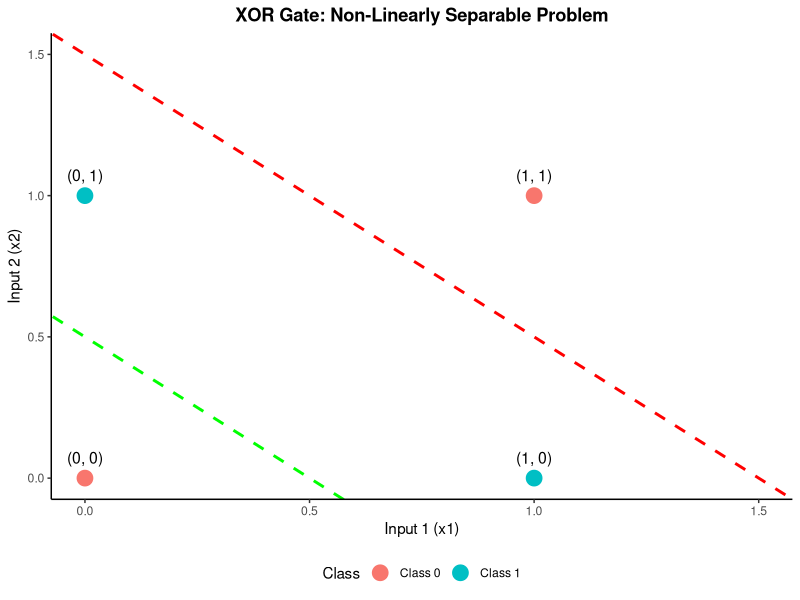
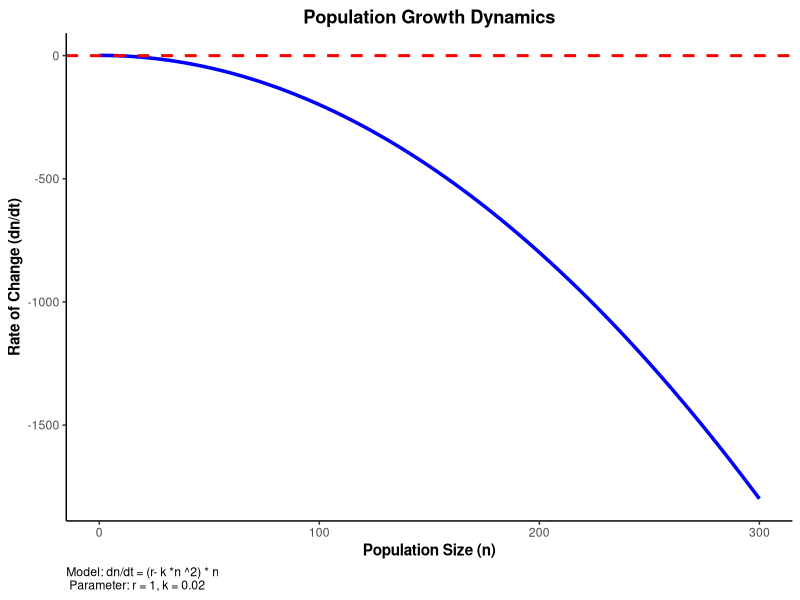
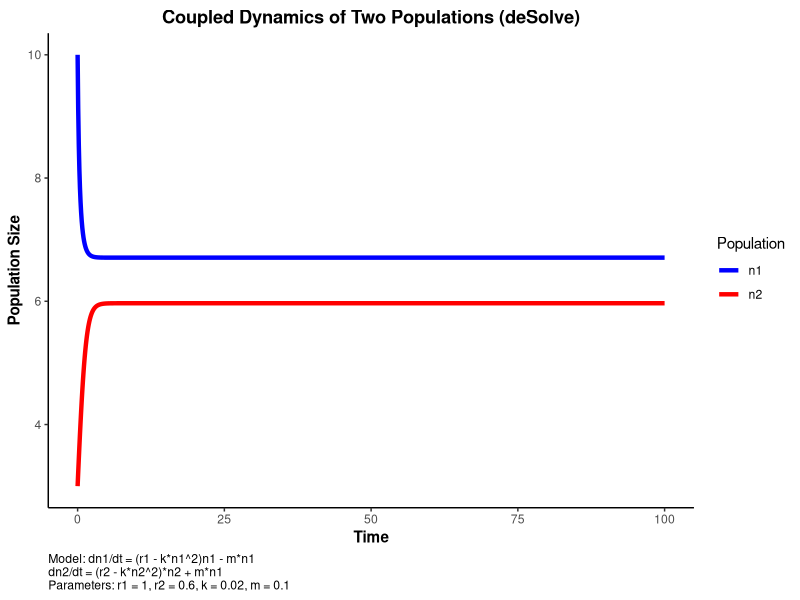
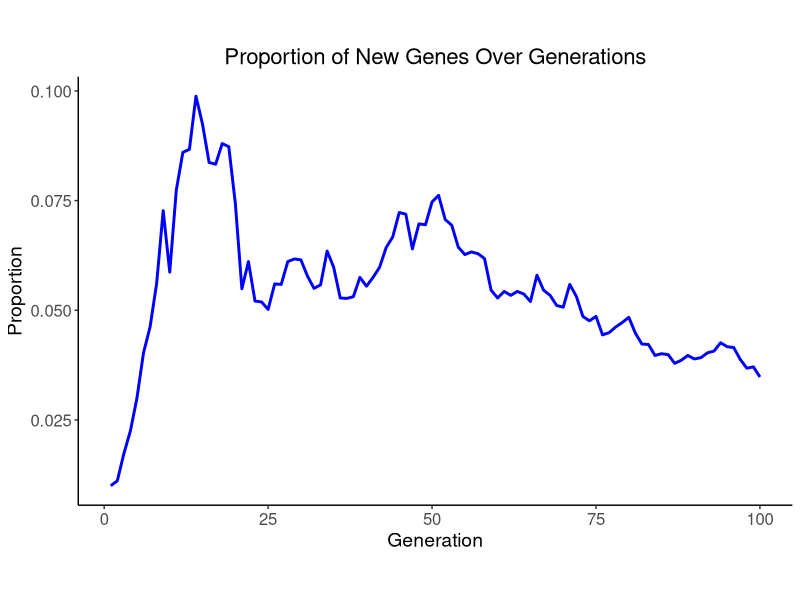
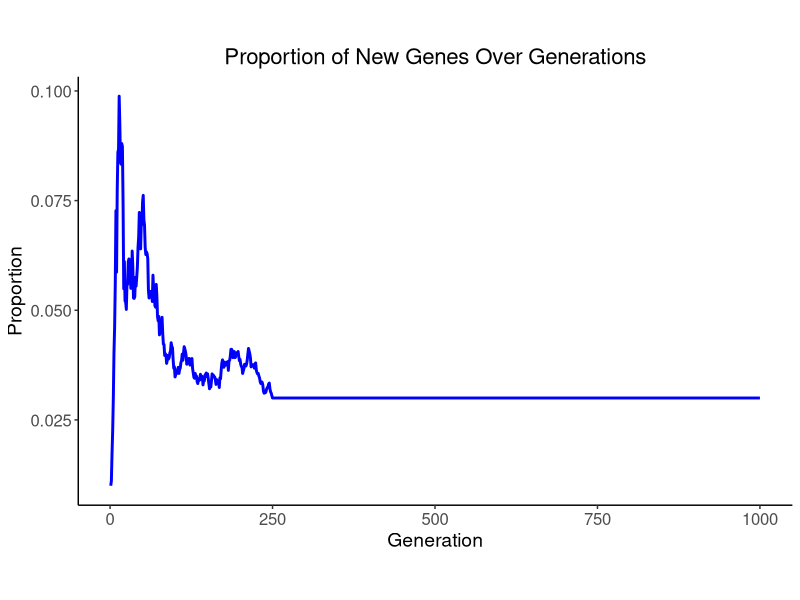
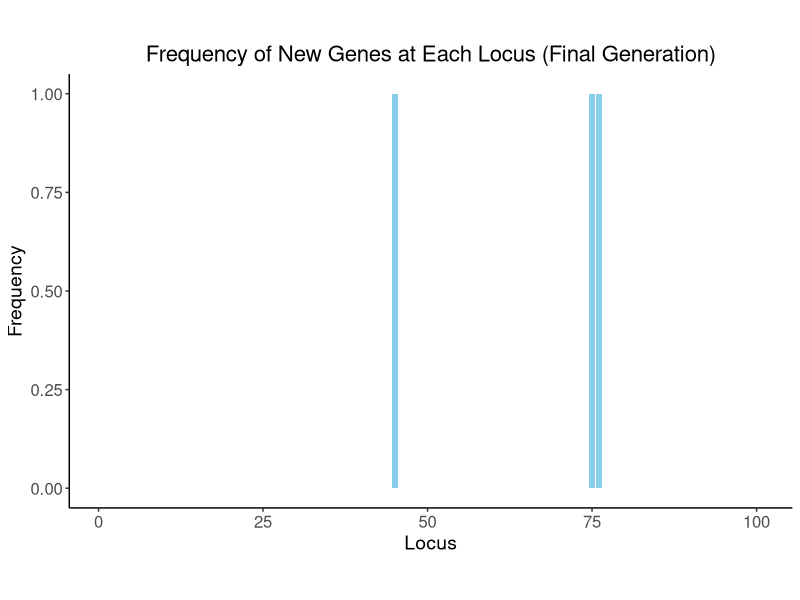
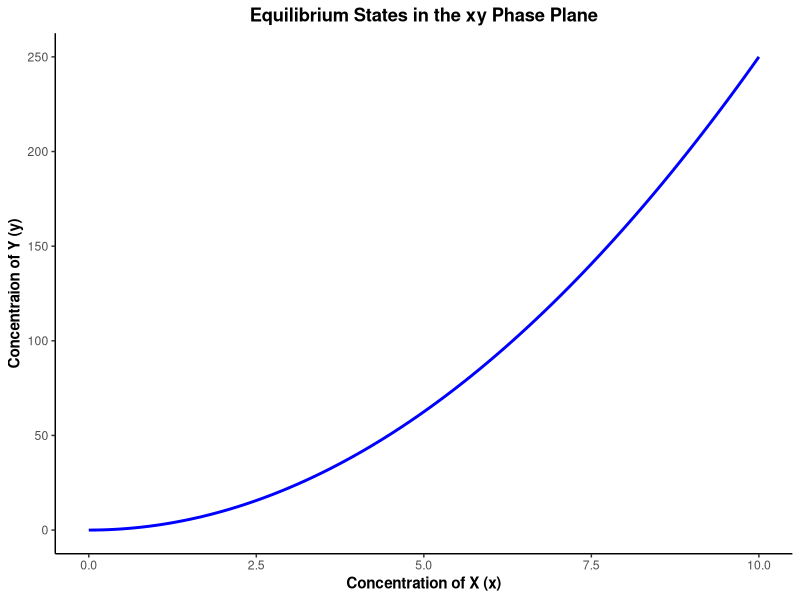
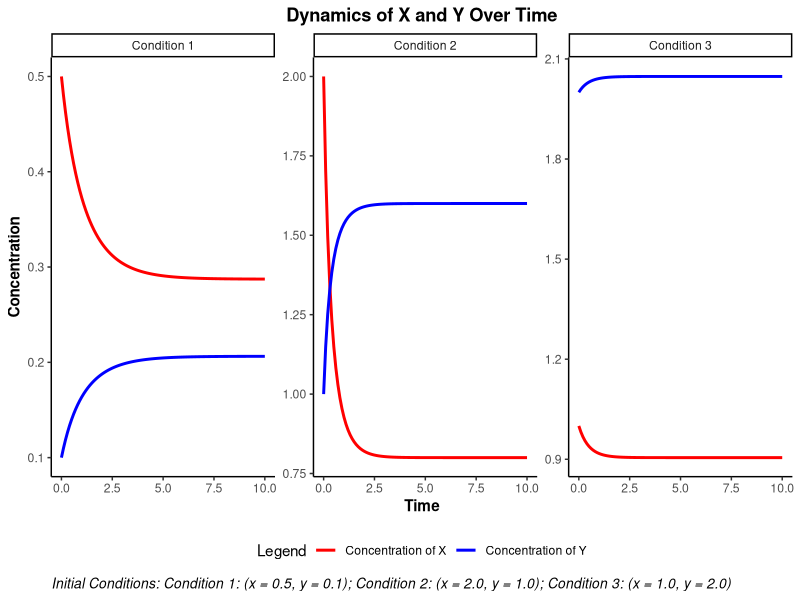

Generate these figures, in order, with R:
## ---- chunk 1
# Create a dataframe for the XOR truth table
xor_truth_table = data.frame(
  Input1 = c(0,0,1,1),
  Input2 = c(0,1,0,1),
  XOR_Output = c(0,1,1,0)
)

knitr::kable(xor_truth_table, col.names = c("Input 1 (x1)","Input 2 (x2)","XOR Output (y)"))
## ---- chunk 2
# Clear environment
rm(list = ls())

# Load necessary library
library(ggplot2)

# Create the XOR truth table as a data frame
xor_data = data.frame(
  Input1 = c(0, 0, 1, 1),
  Input2 = c(0, 1, 0, 1),
  Output = c(0, 1, 1, 0)
)

# Add a column for the class label
xor_data$Class = factor(xor_data$Output, labels = c("Class 0", "Class 1"))

# Plot the XOR data
xor_plot = ggplot(xor_data, aes(x = Input1, y = Input2, color = Class)) +
  geom_point(size = 5) +
  geom_abline(intercept = 0.5, slope = -1, linetype = "dashed", color = "green", linewidth = 1) +
  geom_abline(intercept = 1.5, slope = -1, linetype = "dashed", color = "red", linewidth = 1) +
  annotate("text", x = 0, y = 0, label = "(0, 0)", vjust = -1.2, size = 4) +
  annotate("text", x = 0, y = 1, label = "(0, 1)", vjust = -1.2, size = 4) +
  annotate("text", x = 1, y = 0, label = "(1, 0)", vjust = -1.2, size = 4) +
  annotate("text", x = 1, y = 1, label = "(1, 1)", vjust = -1.2, size = 4) +
  coord_cartesian(xlim = c(0.0, 1.5), ylim = c(0.0, 1.5)) +
  labs(
    title = "XOR Gate: Non-Linearly Separable Problem",
    x = "Input 1 (x1)",
    y = "Input 2 (x2)",
    color = "Class"
  ) +
  theme_classic() +
  theme(
    plot.title = element_text(hjust = 0.5, face = "bold"),
    legend.position = "bottom"
  )

# Display the plot
xor_plot

#ggsave("xor_plot.png",path = "./exam_plots", width = 7, height =5 , dpi=700)
## ---- chunk 3

# Create a data frame for the difference between binary and continuous genetic algorithms
genetic_algorithms = data.frame(
  slno = c(1,2,3,4),
  binary = c(
    "Solutions (individuals) are encoded as binary strings (e.g., 0 and 1).",
    "Operates in a discrete search space.",
    "Uses bitwise operations like flipping (mutation) and binary crossover.",
    "Limited precision due to binary encoding (depends on string length)."
  ),
  continuous = c(
    "Solutions are represented as real-valued (decimal) numbers.",
    "Operates in a continuous search space.",
    "Uses operations like Gaussian mutation and arithmetic crossover.",
    "High precision as real numbers directly represent the solution."
  )

)

# Generate the table using knitr::kable
knitr::kable(genetic_algorithms, col.names = c("Sl No","Binary Genetic Algorithm", "Continuous Genetic Algorithm"))
## ---- chunk 4
rm(list = ls())
library(ggplot2)

# Parameter Initialization
r = 1 # Intrinsic growth factor
k = 0.02 # Strength of density dependence

n = seq(0,300,by=0.1)

# Population dynamics equation
pop_eqn = function (n) {
  return (r - k*n^2)*n
}

# Rate of change of population
dndt = pop_eqn(n)

# Create a data frame for plotting
popdata = data.frame(n = n, dndt = dndt)

pop_growth_dynamics = ggplot(data = popdata, aes(x = n, y = dndt)) +
  geom_line(color = "blue", linewidth = 1.2) +
  geom_hline(yintercept = 0, color="red",linetype = "dashed", linewidth = 1)+
  labs(
    title = "Population Growth Dynamics",
    x = "Population Size (n)",
    y = "Rate of Change (dn/dt)",
    caption = "Model: dn/dt = (r- k *n ^2) * n\n Parameter: r = 1, k = 0.02"
  ) +
  theme_classic() + 
  theme(
    plot.title = element_text(hjust = 0.5, vjust = 0.5, face = "bold"),
    axis.title = element_text(face = "bold"),
    plot.caption = element_text(hjust = 0)
  )

pop_growth_dynamics
#ggsave("population_dynamics.png",path = "./exam_plots", width = 7, height =5 , dpi=700)
## ---- chunk 5
rm(list = ls())
# Importing libraries
library(deSolve)
library(ggplot2)
library(tidyr)

# Define the coupled population dynamics
coupled_dynamics = function (t,state,params) {
  # Unpack the parameters
  r1 = params["r1"]
  r2 = params["r2"]
  k = params["k"]
  m = params["m"]
  
  # State Variables
  n1 = state["n1"]
  n2 = state["n2"]
  
  # Dynamics
  dn1dt = (r1 - k * n1^2) * n1 - m*n1
  dn2dt = (r2 - k * n2^2) * n2 + m*n1
  
  # Return rates of changes as a list
  list(c(dn1dt,dn2dt))

}


# The params and initial_state cane be changed accordingly
# Parameters
params = c(r1=1,r2=0.6,k=0.02, m=0.1)

# Initial population sizes
initial_state = c(n1 = 10, n2 = 3)

# Time steps
timevec = seq(0,100,by=0.1)

# Solve using the ode function from deSolve package
output = ode(y = initial_state, times = timevec, func = coupled_dynamics, parms = params)

# Convert output to a data frame for plotting
output_df = as.data.frame(output)

# Reshape for ggplot2
population_data = pivot_longer(output_df, cols = c("n1","n2"), names_to = "Population", values_to = "Size")

# Plotting the results
coupled_dynamics_plot = ggplot(data = population_data, aes(x = time, y = Size, color = Population)) +
  scale_color_manual(values = c("n1" = "blue", "n2" = "red")) +
  geom_line(linewidth = 1.5) +
  labs(
    title = "Coupled Dynamics of Two Populations (deSolve)",
    x = "Time",
    y = "Population Size",
    caption = "Model: dn1/dt = (r1 - k*n1^2)n1 - m*n1\ndn2/dt = (r2 - k*n2^2)*n2 + m*n1\nParameters: r1 = 1, r2 = 0.6, k = 0.02, m = 0.1"
  ) +
  theme_classic() +
  theme(
    plot.title = element_text(hjust = 0.5, vjust = 0.5, face = "bold"),
    axis.title = element_text(face = "bold"),
    plot.caption = element_text(hjust = 0)
  )

coupled_dynamics_plot
# Save the plot as a high resolution image
#ggsave("coupled_dynamics.png",path = "./exam_plots", width = 7, height =5 , dpi=700)

## ---- chunk 6
rm(list = ls())

# Function for recombination
recombination_func = function(parent1, parent2) {
  # Check if the two parent genome are of the same length
  if (length(parent1) != length(parent2)) {
    stop("Parent genomes must be of the same length")
  }
  
  # Get the genome length 
  genome_length = length(parent1)
  
  # Randomly select a crossover point (1 to genome_length - 1)
  crossover_point = sample(1:(genome_length - 1),1)
  
  # Create offspring by combining parts of the two parent genomes
  offspring = c(parent1[1:crossover_point],parent2[(crossover_point+1):genome_length])
  
  return(offspring)
}

# To ensure the same results every time, we will set the seed.
# set.seed(42)
parent1 = c(0,1,1,0,1) # Parent 1 genome
parent2 = c(1,0,0,1,0) # Parent 2 genome

offspring = recombination_func(parent1,parent2)
cat("Parent 1 Genome: ", parent1, "\n")
cat("Parent 2 Genome: ", parent2, "\n")
cat("Offspring Genome: ", offspring, "\n")

## ---- chunk 7
rm(list = ls())


# Set the random state
set.seed(18)
# Function for recombination
recombination_func = function(parent1, parent2) {
  # Check if the two parent genome are of the same length
  if (length(parent1) != length(parent2)) {
    stop("Parent genomes must be of the same length")
  }
  
  # Get the genome length 
  genome_length = length(parent1)
  
  # Randomly select a crossover point (1 to genome_length - 1)
  crossover_point = sample(1:(genome_length - 1),1)
  
  # Create offspring by combining parts of the two parent genomes
  offspring = c(parent1[1:crossover_point],parent2[(crossover_point+1):genome_length])
  
  return(offspring)
}

# Simulation parameters
n = 10
L = 8
generations = 10 # Note: I have on purpose set the generations to 10, for better visualization of results. This can be set to 100 as well, but comment out the cat commands, or you might end up getting a lot of things in the display.

# Initialize the population: start with one individual with a completely foreign genome
population = matrix(0,nrow = n, ncol = L)
population[1, ] = rep(1,L) # First individual has a completely foreign genome


# Function to simulate one generation
simulate_generation = function(current_population, n, L, gen_number) {
  next_population = matrix(0, nrow = n, ncol = L) # Initialize the next generation
  
  cat("Generation: ",gen_number, "\n")
  
  for (i in 1:n) {
    # Randomly select two parents
    parents_indices = sample(1:n, 2, replace = TRUE)
    parents = current_population[parents_indices, ]
    
    cat("Parents for offspring ", i , ":\n")
    cat("Parent 1 (Index ",parents_indices[1], "):", parents[1,], "\n")
    cat("Parent 2 (Index ",parents_indices[2], "):", parents[2,], "\n")
    
    # Generate an offspring
    offspring = recombination_func(parents[1,], parents[2,])
    cat("Offspring ", i, ":", offspring,"\n\n" )
    
    # Add the offspring to the next generation
    next_population[i, ] = offspring
  
  }
  
  return(next_population)
}

# Run the simulation
for (gen in 1:generations) {
  population = simulate_generation(population, n, L, gen)
  cat("Population at the end of Generation ", gen, ":\n")
  print(population)
  cat("\n-------------------------------------------\n")
}


## ---- chunk 8
rm(list = ls())

# Importing Libraries
library(ggplot2)

#The random state was set to 15 for this analysis. Initial explorations with different random states (e.g., 12 and 18) revealed varying dynamics in the frequency of the new gene type. A random state of 18 produced a wave-like pattern, with the new gene type nearly disappearing before reappearing, a trend that diminished with increasing generations. A random state of 12 showed an immediate sharp decline in the new gene type. The random state of 15 was ultimately selected as it provided a clearer and more sustained observation of the trend of interest.

set.seed(15) 
# Function for recombination
recombination_func = function(parent1, parent2) {
  # Check if the two parent genome are of the same length
  if (length(parent1) != length(parent2)) {
    stop("Parent genomes must be of the same length")
  }
  
  # Get the genome length 
  genome_length = length(parent1)
  
  # Randomly select a crossover point (1 to genome_length - 1)
  crossover_point = sample(1:(genome_length - 1),1)
  
  # Create offspring by combining parts of the two parent genomes
  offspring = c(parent1[1:crossover_point],parent2[(crossover_point+1):genome_length])
  
  return(offspring)
}

# Simulation parameters
n = 100
L = 100
generations = 100

# Initialize the population: start with one individual with a completely foreign genome
population = matrix(0,nrow = n, ncol = L)
population[1, ] = rep(1,L) # First individual has a completely foreign genome


# Function to simulate one generation
simulate_generation = function(current_population, n, L, gen_number) {
  next_population = matrix(0, nrow = n, ncol = L) # Initialize the next generation
  
  for (i in 1:n) {
    # Randomly select two parents
    parents_indices = sample(1:n, 2, replace = TRUE)
    parents = current_population[parents_indices, ]
    
    # Generate an offspring
    offspring = recombination_func(parents[1,], parents[2,])
    
    # Add the offspring to the next generation
    next_population[i, ] = offspring
  
  }
  
  return(next_population)
}


# Track the proportion of new genes in the population
proportion_new_genes = numeric(generations)

# Run the simulation
for (gen in 1:generations) {
  proportion_new_genes[gen] = sum(population) /(n*L)
  population = simulate_generation(population, n, L, gen)
}

# Create a data frame from plotting
data = data.frame(
  Generation = 1:generations,
  Proportion = proportion_new_genes
)

# Plot the result
prop_gene_plot = ggplot(data, aes(x = Generation, y = Proportion)) +
  geom_line(color = "blue", linewidth = 1) +
  labs(
    title = "Proportion of New Genes Over Generations",
    x = "Generation",
    y = "Proportion"
  ) +
  theme_classic() + 
  theme(
    plot.title = element_text(hjust = 0.5, size = 16),
    axis.title = element_text(size = 14),
    axis.text = element_text(size = 12),
    aspect.ratio = 0.6
  )

prop_gene_plot

#ggsave("prop_new_genes.png",path = "./exam_plots", width = 7, height =5 , dpi=700)
## ---- chunk 9
rm(list = ls())

# Importing Libraries
library(ggplot2)
library(dplyr)

set.seed(15)

# Function for recombination
recombination_func = function(parent1, parent2) {
  if (length(parent1) != length(parent2)) {
    stop("Parent genomes must be of the same length")
  }
  
  genome_length = length(parent1)
  crossover_point = sample(1:(genome_length - 1), 1)
  offspring = c(parent1[1:crossover_point], parent2[(crossover_point + 1):genome_length])
  return(offspring)
}

# Simulation parameters
n = 100  # Population size
L = 100  # Genome length
generations = 1000

# Initialize the population
population = matrix(0, nrow = n, ncol = L)
population[1, ] = rep(1, L)  # First individual has a completely foreign genome

# Function to simulate one generation
simulate_generation = function(current_population, n, L) {
  next_population = matrix(0, nrow = n, ncol = L)
  
  for (i in 1:n) {
    parents_indices = sample(1:n, 2, replace = TRUE)
    parents = current_population[parents_indices, ]
    offspring = recombination_func(parents[1, ], parents[2, ])
    next_population[i, ] = offspring
  }
  
  return(next_population)
}

# Track the proportion of new genes and locus-specific frequencies
proportion_new_genes = numeric(generations)
locus_frequencies = matrix(0, nrow = generations, ncol = L)

# Run the simulation
for (gen in 1:generations) {
  proportion_new_genes[gen] = sum(population) / (n * L)
  locus_frequencies[gen, ] = colMeans(population)  # Track frequency at each locus
  population = simulate_generation(population, n, L)
}

# Data preparation for overall proportion plot
data = data.frame(
  Generation = 1:generations,
  Proportion = proportion_new_genes
)

# Plot the overall proportion of new genes
prop_gene_plot = ggplot(data, aes(x = Generation, y = Proportion)) +
  geom_line(color = "blue", linewidth = 1) +
  labs(
    title = "Proportion of New Genes Over Generations",
    x = "Generation",
    y = "Proportion"
  ) +
  theme_classic() + 
  theme(
    plot.title = element_text(hjust = 0.5, size = 16),
    axis.title = element_text(size = 14),
    axis.text = element_text(size = 12),
    aspect.ratio = 0.6
  )
# Prepare data for locus-specific frequencies plot (final generation)
final_gen_df = data.frame(
  Locus = 1:L,
  Frequency = locus_frequencies[generations, ]
)

# Plot locus-specific frequencies in the final generation
final_freq_plot = ggplot(final_gen_df, aes(x = Locus, y = Frequency)) +
  geom_bar(stat = "identity", fill = "skyblue") +
  labs(
    title = "Frequency of New Genes at Each Locus (Final Generation)",
    x = "Locus",
    y = "Frequency"
  ) +
  theme_classic() +
  theme(
    plot.title = element_text(hjust = 0.5, size = 16),
    axis.title = element_text(size = 14),
    axis.text = element_text(size = 12),
    aspect.ratio = 0.6
  )

# Save the locus-specific plot
#ggsave("final_locus_frequencies.png", final_freq_plot, path = "exam_plots/", width = 7, height = 5, dpi = 700)
#ggsave("prop_gene_plot.png", prop_gene_plot, path = "exam_plots/", width = 7, height = 5, dpi = 700)

# Display the plots in RStudio
prop_gene_plot
final_freq_plot


## ---- chunk 10
rm(list = ls())

# Importing Libraries
library(ggplot2)

# Define parameters
k = 0.5
mu = 0.2

# Generate a sequence of x values (non-negative as the chemical concentration cannot be less than zero.)
x_values = seq(0,10,by=0.1)

# Calculate corresponding y values using the equilibrium condition: y = (k/mu)*x^2
y_values = (k/mu) * x_values^2

# Create a data frame for plotting
eqb_data = data.frame(x = x_values, y = y_values)

# Plot the equilibrium curve in the xy phase plane
eqb_curve = ggplot(data = eqb_data, aes(x,y)) + 
  geom_line(color = "blue", linewidth = 1) +
  labs(
    title = "Equilibrium States in the xy Phase Plane",
    x = "Concentration of X (x)",
    y = "Concentraion of Y (y)",
  ) + 
  theme_classic() +
  theme(
    plot.title = element_text(hjust = 0.5, face = "bold"),
    axis.title = element_text(face = "bold"),
  )

eqb_curve

# Save the plot
#ggsave("eqb_phase_plane.png",path = "./exam_plots", width = 7, height =5 , dpi=700)

## ---- chunk 11
rm(list = ls())

# Import Required Libraries
library(deSolve)
library(ggplot2)

# Define the ODE system for reaction dynamics
reaction_dynamics = function(t, state, parameters) {
  x = state[1]
  y = state[2]
  
  k = parameters$k  # Forward reaction rate constant (positive)
  mu = parameters$mu  # Backward reaction rate constant (positive)
  
  dxdt = -(2 * k * x^2) + (2 * mu * y)
  dydt = (k * x^2) - (mu * y)
  
  return(list(c(dxdt, dydt)))
}

# Define parameters and initial conditions
params = list(k = 0.5, mu = 0.2)
initial_conditions = list(
  c(x = 0.5, y = 0.1),
  c(x = 2, y = 1),
  c(x = 1, y = 2)
)
time = seq(0, 10, by = 0.1)

# Solve the ODEs for each initial condition
solve_reaction_dynamics = function(initial_cond, params, time) {
  as.data.frame(ode(
    y = initial_cond,
    times = time,
    func = reaction_dynamics,
    parms = params
  ))
}

# Simulate for all initial conditions and add labels
simulation_results = lapply(seq_along(initial_conditions), function(i) {
  result = solve_reaction_dynamics(initial_conditions[[i]], params, time)
  result$Condition = paste("Condition", i)
  return(result)
})

# Combine simulation results into a single data frame
results_df = do.call(rbind, simulation_results)

# Create a caption string listing the initial conditions
initial_conditions_caption = paste(
  "Initial Conditions:",
  paste(
    lapply(seq_along(initial_conditions), function(i) {
      sprintf("Condition %d: (x = %.1f, y = %.1f)", i, initial_conditions[[i]]["x"], initial_conditions[[i]]["y"])
    }),
    collapse = "; "
  )
)

# 4c i) Plot dynamics of X and Y over time
time_plot = ggplot(results_df, aes(x = time)) +
  geom_line(aes(y = x, color = "Concentration of X"), linewidth = 1) +
  geom_line(aes(y = y, color = "Concentration of Y"), linewidth = 1) +
  facet_wrap(~Condition, scales = "free_y") +
  labs(
    title = "Dynamics of X and Y Over Time",
    x = "Time",
    y = "Concentration",
    color = "Legend",
    caption = initial_conditions_caption
  ) +
  scale_color_manual(
    values = c(
      "Concentration of X" = "red",
      "Concentration of Y" = "blue"
    )
  ) +
  theme_classic() +
  theme(
    plot.title = element_text(hjust = 0.5, face = "bold"),
    axis.title = element_text(face = "bold"),
    legend.position = "bottom",
    plot.caption = element_text(hjust = 0, face = "italic", size = 10)
  )

#4c ii) Plot phase plane with trajectories and equilibrium curve
plot_phase_plane = function(simulations, params) {
  # Generate the equilibrium curve
  x_vals = seq(0, 10, by = 0.1)
  y_vals = (params$k / params$mu) * x_vals^2
  equilibrium_curve = data.frame(x = x_vals, y = y_vals)
  
  # Combine simulation data for plotting
  combined_data = do.call(rbind, lapply(seq_along(simulations), function(i) {
    df = simulations[[i]]
    df$Simulation = paste("Condition", i)
    return(df)
  }))
  
  ggplot() +
    # Plot equilibrium curve
    geom_line(data = equilibrium_curve, aes(x = x, y = y), color = "blue", linetype = "dashed", linewidth = 1) +
    # Plot trajectories
    geom_path(data = combined_data, aes(x = x, y = y, color = Simulation), linewidth = 1) +
    # Highlight initial points
    geom_point(data = combined_data[combined_data$time == 0, ], 
               aes(x = x, y = y, color = Simulation), size = 3) +
    labs(
      title = "Phase Plane with Trajectories and Equilibrium Curve",
      x = "Concentration of X",
      y = "Concentration of Y",
      color = "Condition"
    ) +
    coord_cartesian(xlim = c(0, 2.5), ylim = c(0, 5)) + # Set axis limits, for better visualization.
    theme_classic() +
    theme(
      plot.title = element_text(hjust = 0.5, face = "bold"),
      axis.title = element_text(face = "bold")
    )
}

# Generate the phase plane plot
phase_plane_plot = plot_phase_plane(simulation_results, params)

# Display plots
print(time_plot)
#ggsave(plot = time_plot,"time_plot.png",path = "./exam_plots", width = 9, height =5 , dpi=700)

print(phase_plane_plot)
#ggsave(plot = phase_plane_plot, "phase_plane_traj.png",path = "./exam_plots", width = 7, height =5 , dpi=700)
